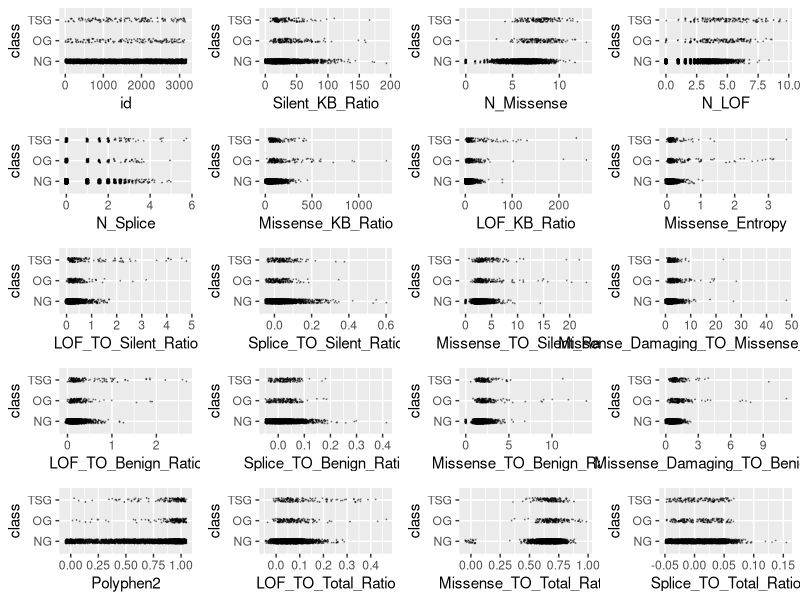
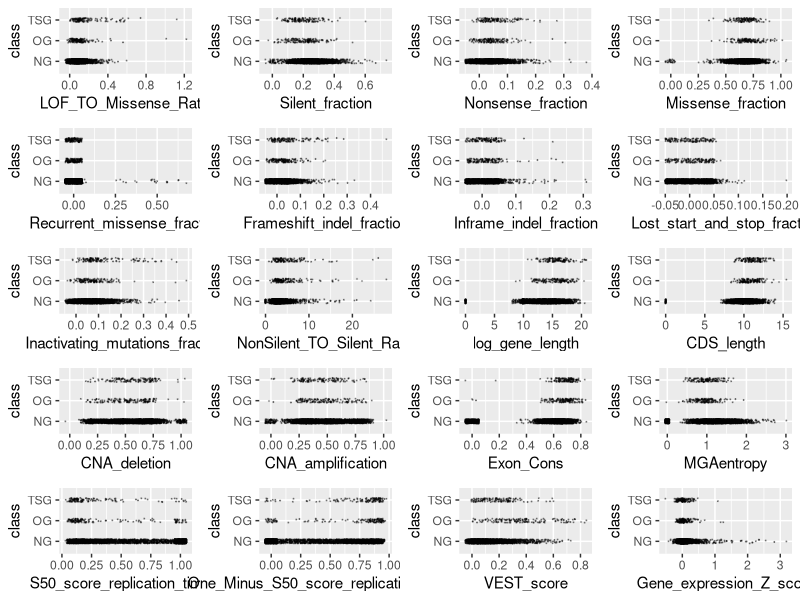
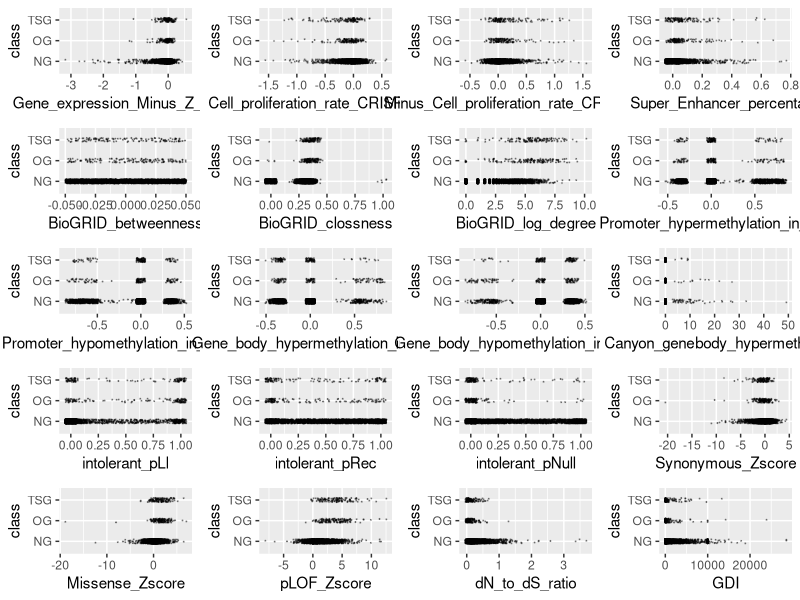
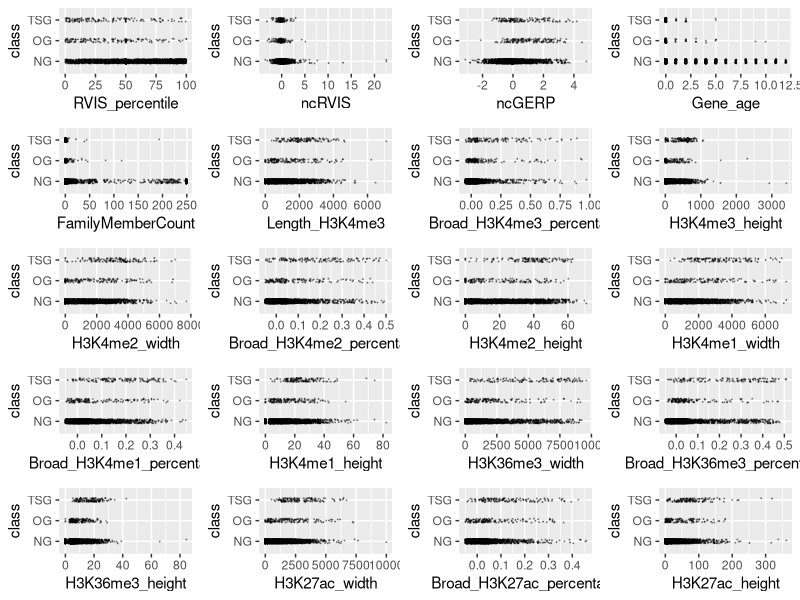
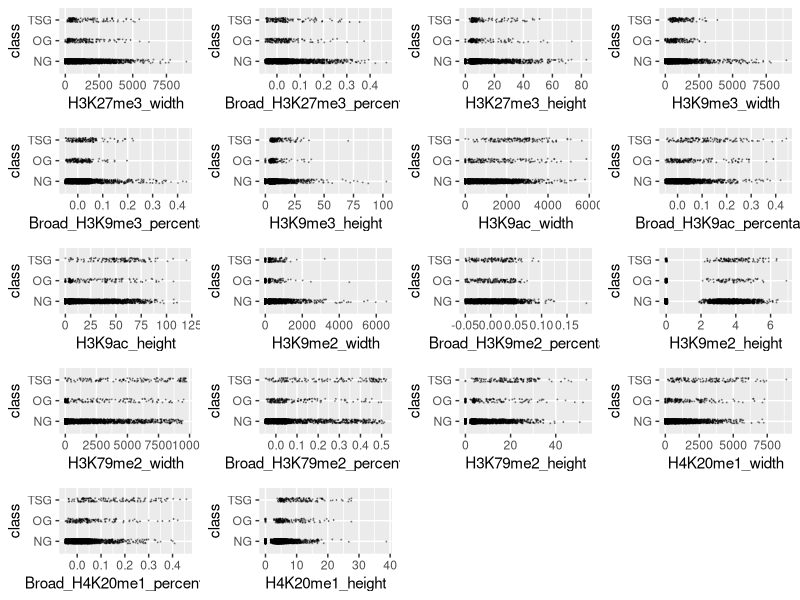
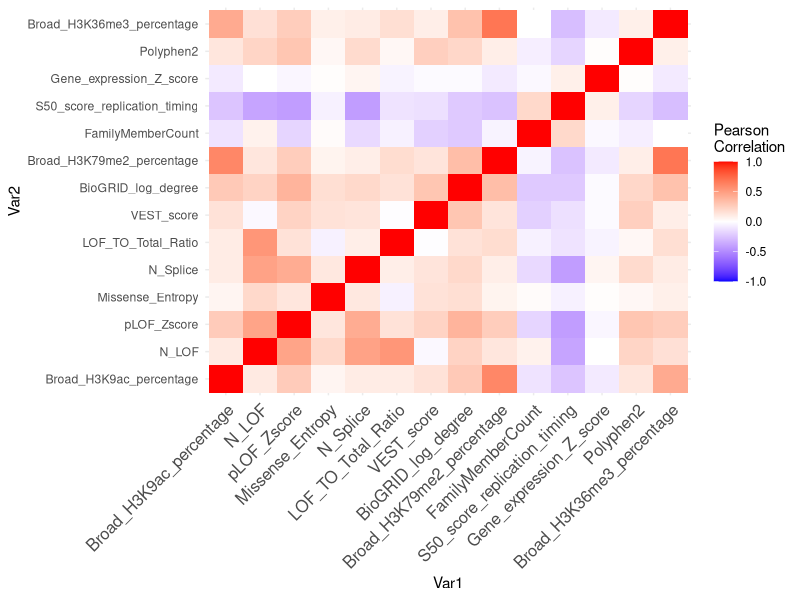

Reproduce these figures in R, in order.
## ---- chunk 1
knitr::opts_chunk$set(echo = TRUE)
## ---- chunk 2
training <- read.csv("training.csv", stringsAsFactors = TRUE)
training$class <- factor(training$class)
levels(training$class) <- c("NG", "OG", "TSG")
outlier <- function(data) {
  low <- mean(data) - 3 * sd(data)
  high <- mean(data) + 3 * sd(data)
  which(data < low | data > high)
}
library(ggplot2)
scatter <- function(var) {
  ggplot(training, aes_string(var, "class")) +
    geom_jitter(width = 0.05, height = 0.1, size = 0.1,
                colour = rgb(0, 0, 0, alpha = 1 / 3))
}
scat_plot <- lapply(names(training)[-99], scatter)
library(gridExtra)
# grid.arrange(grobs = scat_plot[1:20], ncol = 4)
# grid.arrange(grobs = scat_plot[21:40], ncol = 4)
# grid.arrange(grobs = scat_plot[41:60], ncol = 4)
# grid.arrange(grobs = scat_plot[61:80], ncol = 4)
# grid.arrange(grobs = scat_plot[81:98], ncol = 4)
outlier_index <- sort(table(unlist(lapply(training[,-99], outlier))), decreasing = TRUE)
outlier_index[1:100]
training <- training[-as.numeric(names(outlier_index)[1:50]),]
training <- training[-which(training$Missense_TO_Silent_Ratio > 100), ]
training <- training[-which(training$Missense_KB_Ratio > 2000), ]
training <- training[-which(training$LOF_TO_Silent_Ratio > 5), ]
training <- training[-which(training$Gene_expression_Z_score > 4), ]
training <- training[-which(training$dN_to_dS_ratio > 5),]
training <- training[-which(training$Silent_KB_Ratio > 200), ]
training <- training[-which(training$Lost_start_and_stop_fraction > 0.2),]
## ---- chunk 3
library(ggplot2)
scatter <- function(var) {
  ggplot(training, aes_string(var, "class")) +
    geom_jitter(width = 0.05, height = 0.1, size = 0.1,
                colour = rgb(0, 0, 0, alpha = 1 / 3))
}
scat_plot <- lapply(names(training)[-99], scatter)
library(gridExtra)
grid.arrange(grobs = scat_plot[1:20], ncol = 4)
grid.arrange(grobs = scat_plot[21:40], ncol = 4)
grid.arrange(grobs = scat_plot[41:60], ncol = 4)
grid.arrange(grobs = scat_plot[61:80], ncol = 4)
grid.arrange(grobs = scat_plot[81:98], ncol = 4)
## ---- chunk 4
library(dplyr)
sig <- logical(98)
names(sig) <- names(training)[-99]
k <- 1
diffs <- logical(98)
for (var in names(training)[-99]) {
  model <- aov(training[[var]] ~ factor(training$class))
  sig[k] <- summary(model)[[1]][1, 5]
  diffs[k] <- all(TukeyHSD(model)$`factor(training$class)`[, 4] < 0.05)
  k <- k + 1
}
sort(sig[diffs])
score <- function (conf_mat) {
  print(sum(diag(conf_mat) * c(1, 20, 20)))
  print(sum(diag(conf_mat) * c(1, 20, 20)) / sum(apply(conf_mat, 2, sum) * c(1, 20, 20)))
}

classify <- function(probs) {
  if (any(probs[2:3] > 0.05)) {
    subset <- probs[2:3]
    output <- which(subset == max(subset))
    if (length(output) > 1) {
        output <- sample(1:2, 1)
    }
  } else {
    output <- 0
  }
  output
}
## ---- chunk 5
library(dplyr)
vars <- training %>% select(Broad_H3K9ac_percentage, N_LOF, pLOF_Zscore,
                             Missense_Entropy,
                            N_Splice, LOF_TO_Total_Ratio, VEST_score,
                            BioGRID_log_degree,
                            Broad_H3K79me2_percentage, FamilyMemberCount,
                            S50_score_replication_timing, Gene_expression_Z_score,
                            Polyphen2, Broad_H3K36me3_percentage, class)
vars$class <- factor(vars$class)
levels(vars$class) <- c("NG", "OG", "TSG")
cor_mtx = round(cor(vars[, names(vars) != "class"]), 2)
library(reshape2)
#reshape it
melted_cor_mtx <- melt(cor_mtx)

#draw the heatmap
cor_heatmap = ggplot(data = melted_cor_mtx, aes(x=Var1, y=Var2, fill=value)) + geom_tile()
cor_heatmap = cor_heatmap +
scale_fill_gradient2(low = "blue", high = "red", mid = "white", midpoint = 0, limit = c(-1,1), space = "Lab", name="Pearson\nCorrelation") + 
theme_minimal() +
theme(axis.text.x = element_text(angle = 45, vjust = 1, size = 12, hjust = 1))

cor_heatmap
## ---- chunk 6
library(dplyr)
set.seed(12)
vars <- training %>% select(Broad_H3K9ac_percentage, N_LOF, pLOF_Zscore,
                             Missense_Entropy, log_gene_length, Missense_Damaging_TO_Benign_Ratio,
                            N_Splice, LOF_TO_Total_Ratio, VEST_score,
                            BioGRID_log_degree,
                            Broad_H3K79me2_percentage, FamilyMemberCount,
                            S50_score_replication_timing, Gene_expression_Z_score,
                            Polyphen2, Broad_H3K36me3_percentage, class)
library(caret)
vars_test <- createDataPartition(vars$class, p = 0.8, 
                                  list = FALSE)
vars_train <- vars[vars_test, ]
vars_test <- vars[-vars_test, ]

train_cont <- trainControl(method = "cv", number = 5, classProbs = TRUE, savePredictions = TRUE)


knn_ft <- train(class ~ ., data = vars_train, method = "knn", preProc = c("center", "scale"),
                trControl = train_cont, tuneGrid = expand.grid(k = seq(from = 1, to = 25, by = 5)))
for (k in seq(from = 1, to = 25, by = 5)) {
  preds <- predict(knn_ft, newdata = vars_test, type = "prob")
  knn_mod <- table("pred"=unlist(apply(preds, 1, classify)), "obs" = vars_test$class)
  print(knn_mod)
  score(knn_mod)
}
train_cont <- trainControl(method = "cv", number = 5, classProbs = TRUE, savePredictions = TRUE)
qda_ft <- train(class ~ ., data = vars_train, method = "qda", preProc = c("center", "scale"),
                trControl = train_cont)
preds <- predict(qda_ft, newdata = vars_test, type = "prob")

qda_mod <- table("pred"=apply(preds, 1, classify), "obs" = vars_test$class)
qda_mod
score(qda_mod)
train_cont <- trainControl(method = "cv", number = 5, classProbs = TRUE, savePredictions = TRUE)
lda_ft <- train(class ~ ., data = vars_train, method = "lda", preProc = c("center", "scale"),
                trControl = train_cont)
preds <- predict(lda_ft, newdata = vars_test, type = "prob")

lda_mod <- table("pred"=apply(preds, 1, classify), "obs" = vars_test$class)
lda_mod
score(lda_mod)
## ---- chunk 7
tests <- read.csv("test.csv")
preds <- predict(lda_ft, newdata = tests, type = "prob")
preds <- apply(preds, 1, classify)
names(preds) <- tests$id
csv_file <- data.frame("id" = tests$id,
                       "class" = preds)
#write.csv(csv_file, "modelpredictions2.csv", row.names = FALSE)
model_1 <- read.csv("modelpredictions.csv")
model_2 <- read.csv("modelpredictions2.csv")
model_1_beta <- read.csv("modelpredictions_beta.csv")
table(model_1$class, model_1_beta$class)
table("BEST MOD" = model_2$class, csv_file$class)
mean(model_1$class == csv_file$class)
